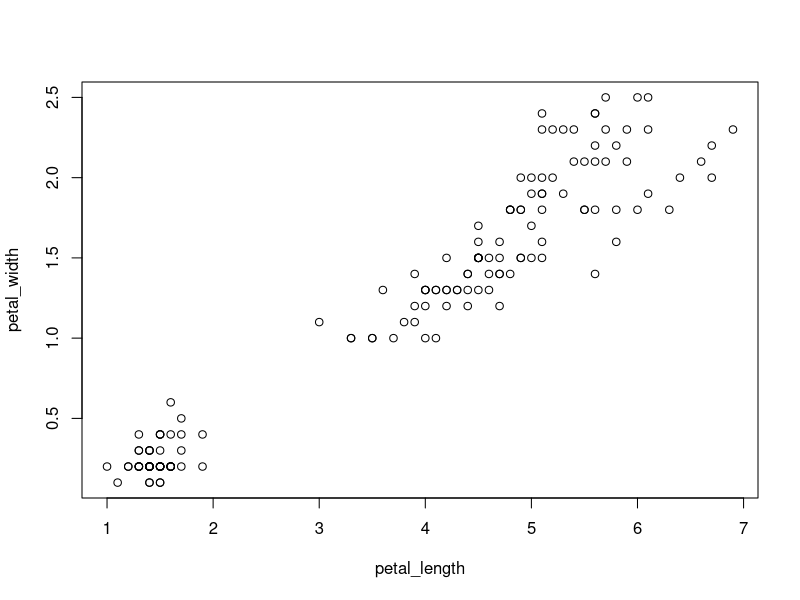
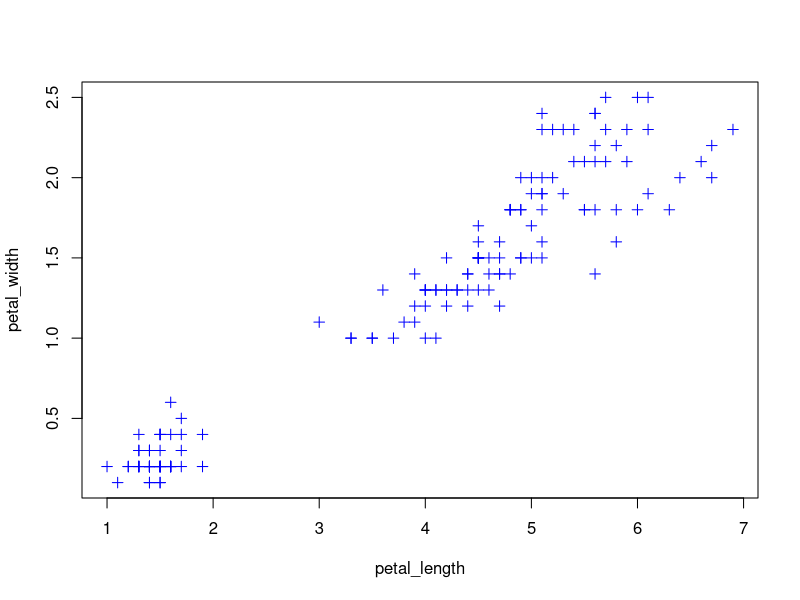
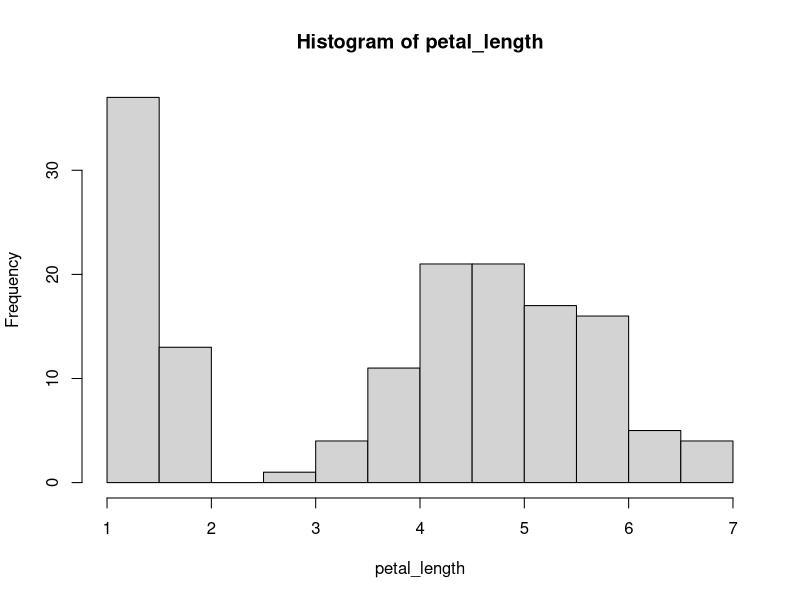

Generate these figures, in order, with R:
# load and attach packages
library(datasets)
library(graphics)

# load example data
iris <- datasets::iris

# do something with the code
petal_length <- iris$Petal.Length

petal_width <- iris$Petal.Width

plot(petal_length, petal_width)

# simple plot of petal width
plot(petal_length, petal_width, pch = 3, col = "blue")

# view a histogram of petal length
hist(petal_length)
